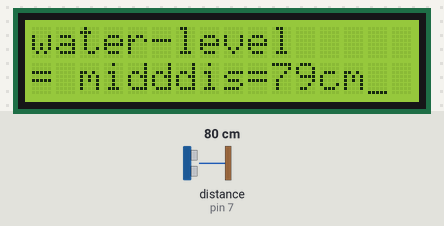
Recording of a sketch running on a simulated Arduino Uno, built with avr-gcc and run on an emulated ATmega328P. Shown: 16×2 character LCD. Wiring (inferred from the names in the program): ultrasonic range finder: trigger pin 8; echo pin 7. The inputs (shaded band) are chosen by the test bench; at power-on: distance to the obstacle (sensor on pin 7) 80 cm. The echo pulse lasts 58.3 µs per cm; what the sketch prints to the serial monitor is not drawn.

Above: at 1.2 s.
1.3 s: distance to the obstacle (sensor on pin 7) set to 9 cm
At 2.5 s:
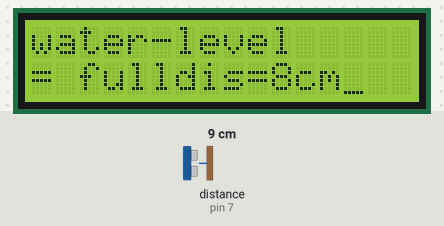
2.9 s: distance to the obstacle (sensor on pin 7) set to 250 cm
At 4.1 s:
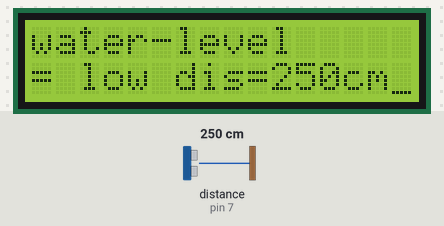
5.9 s: distance to the obstacle (sensor on pin 7) set to 18 cm
At 7.2 s:
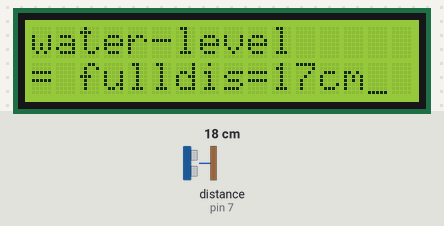
7.5 s: distance to the obstacle (sensor on pin 7) set to 133 cm
At 8.0 s:
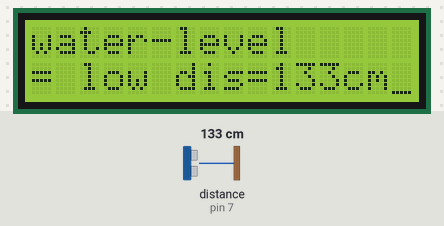
10.5 s: distance to the obstacle (sensor on pin 7) set to 60 cm
At 11.7 s:
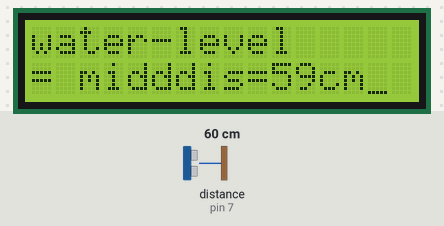
13.5 s: distance to the obstacle (sensor on pin 7) set to 9 cm
At 14.6 s:
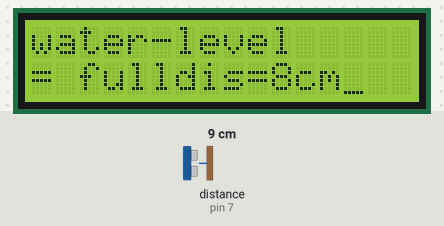
Timing chart, 0 to 16.5 s (numbered marks = the images above; inputs shaded):
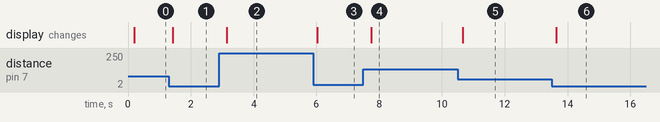

Measured:
- after the input at 1.3 s, the display: changes after 0.13 s (image 1)
- after the input at 2.9 s, the display: changes after 0.24 s (image 2)
- after the input at 5.9 s, the display: changes after 0.13 s (image 3)
- after the input at 7.5 s, the display: changes after 0.25 s (image 4)
- after the input at 10.5 s, the display: changes after 0.16 s (image 5)
- after the input at 13.5 s, the display: changes after 0.15 s (image 6)

The sketch:

ultrasonic_sensor.ino
```cpp
#include <LiquidCrystal_I2C.h>

/*
  read distance from ultrasonic sensor
*/
LiquidCrystal_I2C lcd(0x27, 16, 2);


#define trigPin  8
#define  echoPin  7
long duration;
int distance;
#define Water_pump 6
#define red_led 5
#define green_led 4
#define yellow_led 3
#define buzzer_indicator3 13
#define buzzer_indicator2 12
#define buzzer_indicator1 11

void setup() {
  //initializes
  Serial.begin(115200);

  lcd.begin();
  lcd.backlight();
  lcd.cursor();
  lcd.clear();

  pinMode(trigPin, OUTPUT); //trig emits sound waves
  pinMode(echoPin, INPUT);  //echo receives sound waves

}

void loop() {

  digitalWrite(trigPin, LOW);   //set trig pin low to produce no waves
  delayMicroseconds(2);         //let low persist 2 microseconds
  digitalWrite(trigPin, HIGH);  //set trig pin high to produce waves
  delayMicroseconds(10);        //let high persist 10 microseconds
  digitalWrite(trigPin, LOW);   //set trig pin low to produce no waves

  duration = pulseIn(echoPin, HIGH);  //determine how time for sound waves to return
  distance = (duration / 2) * 0.0344; //calculate distance based on time and speed of sound
  Serial.print(" | ");
  Serial.print(duration);
  Serial.print(" | ");
  Serial.print(distance); //print out distance
  Serial.println(" cm");

  delay(100);
  //water level insufficient
  if (distance >= 130) {
    Serial.print("water-level = low");
    lcd.clear();
    lcd.setCursor(0,0);
    lcd.print("water-level ");
    lcd.setCursor(0,1);
    lcd.print("= low");
    lcd.setCursor(6,1);
    lcd.print("dis=");
    lcd.print(distance);
    lcd.print("cm");
    digitalWrite(Water_pump,HIGH );
    digitalWrite(red_led, HIGH);
    digitalWrite(buzzer_indicator3, HIGH);

  }

  //water is mid-level
  if(distance <=95 && distance >=52 ) {
    Serial.print("water-level = mid ");
    lcd.clear();
    lcd.setCursor(0,0);
    lcd.print("water-level ");
    lcd.setCursor(0,1);
    lcd.print("= middle");
    lcd.setCursor(6,1);
    lcd.print("dis=");
    lcd.print(distance);
    lcd.print("cm");
    digitalWrite(Water_pump,LOW );
    digitalWrite(yellow_led, LOW);
    digitalWrite(buzzer_indicator2, HIGH);
  }

  //water is full
 if(distance >=5 && distance <=50 ) {
    Serial.print("water-level = full");
    lcd.clear();
    lcd.setCursor(0,0);
    lcd.print("water-level ");
    lcd.setCursor(0,1);
    lcd.print("= full");
    lcd.setCursor(6,1);
    lcd.print("dis=");
    lcd.print(distance);
    lcd.print("cm");
    digitalWrite(Water_pump, LOW );
    digitalWrite(green_led, LOW);
    digitalWrite(buzzer_indicator1, HIGH);
  }
  /* //water is going down
  if(distance <=--44 && distance >=30 ) {
    Serial.print("water level = ");
    //lcd.print("water level = ");
    //digitalWrite(Water_pump,LOW );
    //digitalWrite(green_led, LOW);
    //digitalWrite(buzzer_indicator1, HIGH);
    }*/
}
```
